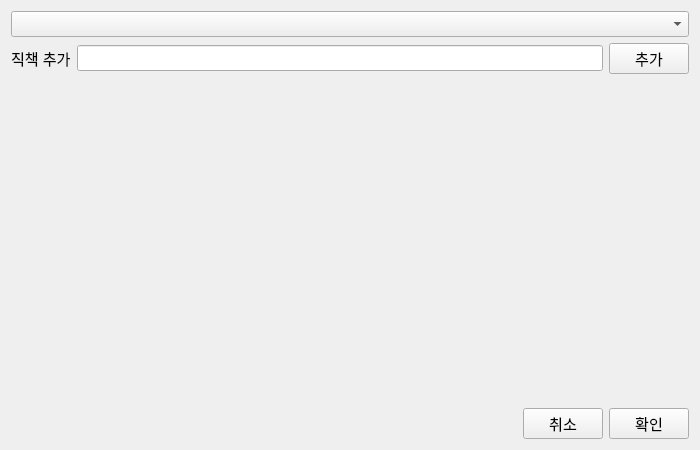
<?xml version="1.0" encoding="UTF-8"?>
<ui version="4.0">
 <class>Form</class>
 <widget class="QWidget" name="Form">
  <property name="geometry">
   <rect>
    <x>0</x>
    <y>0</y>
    <width>700</width>
    <height>450</height>
   </rect>
  </property>
  <property name="font">
   <font>
    <family>Arial</family>
    <pointsize>11</pointsize>
   </font>
  </property>
  <property name="windowTitle">
   <string>직책</string>
  </property>
  <layout class="QVBoxLayout" name="verticalLayout_2">
   <item>
    <layout class="QVBoxLayout" name="verticalLayout">
     <item>
      <widget class="QComboBox" name="duty_select_textbox"/>
     </item>
     <item>
      <layout class="QHBoxLayout" name="horizontalLayout_2">
       <item>
        <widget class="QLabel" name="label">
         <property name="text">
          <string>직책 추가</string>
         </property>
        </widget>
       </item>
       <item>
        <widget class="QLineEdit" name="lineEdit"/>
       </item>
       <item>
        <widget class="QPushButton" name="pushButton">
         <property name="text">
          <string>추가</string>
         </property>
        </widget>
       </item>
      </layout>
     </item>
     <item>
      <spacer name="verticalSpacer">
       <property name="orientation">
        <enum>Qt::Vertical</enum>
       </property>
       <property name="sizeHint" stdset="0">
        <size>
         <width>20</width>
         <height>40</height>
        </size>
       </property>
      </spacer>
     </item>
     <item>
      <layout class="QHBoxLayout" name="horizontalLayout">
       <item>
        <spacer name="horizontalSpacer">
         <property name="orientation">
          <enum>Qt::Horizontal</enum>
         </property>
         <property name="sizeHint" stdset="0">
          <size>
           <width>40</width>
           <height>20</height>
          </size>
         </property>
        </spacer>
       </item>
       <item>
        <widget class="QPushButton" name="cancel_button">
         <property name="text">
          <string>취소</string>
         </property>
        </widget>
       </item>
       <item>
        <widget class="QPushButton" name="ok_button">
         <property name="text">
          <string>확인</string>
         </property>
        </widget>
       </item>
      </layout>
     </item>
    </layout>
   </item>
  </layout>
 </widget>
 <resources/>
 <connections/>
</ui>
